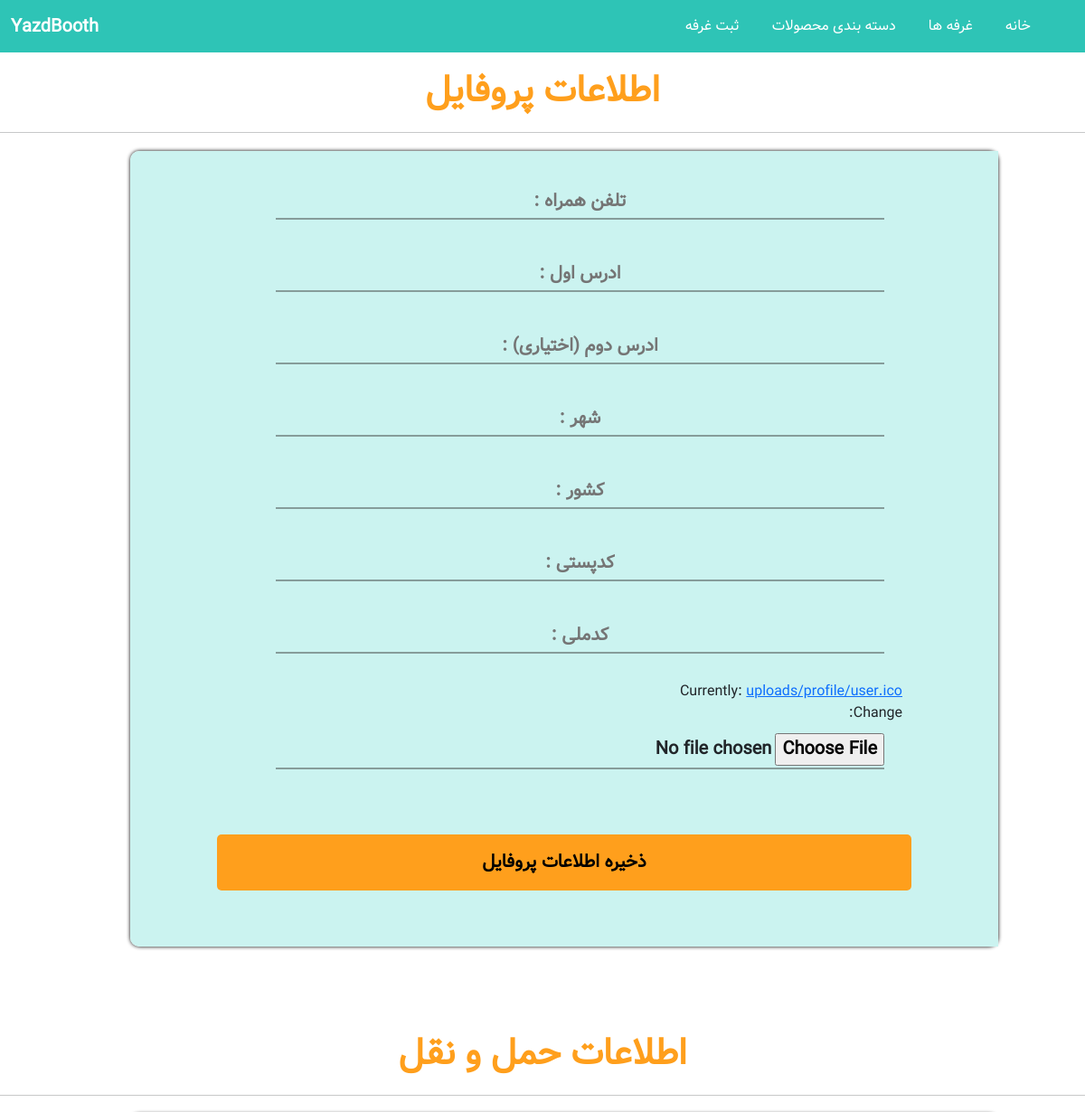
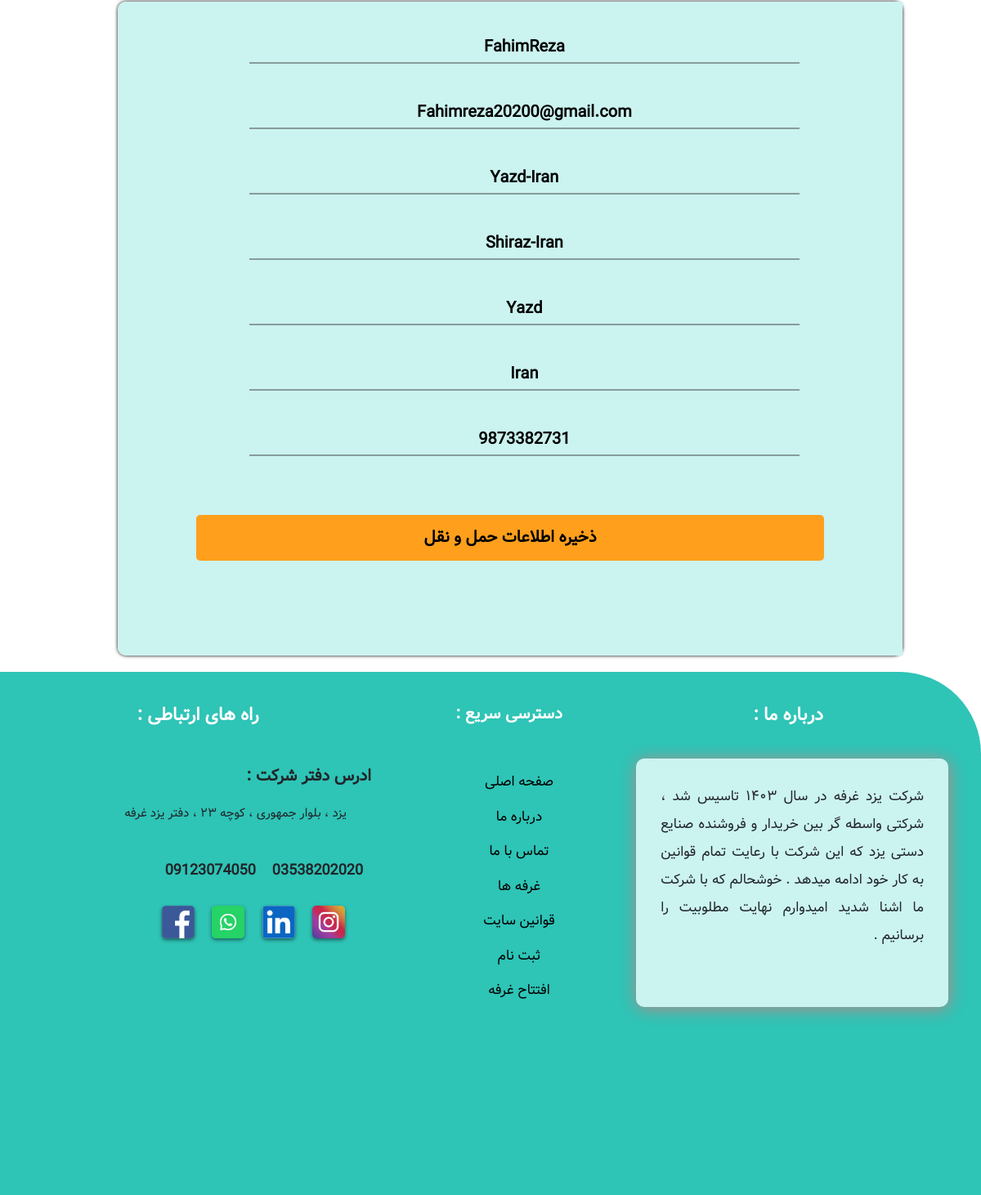
Screenshot of /update_info/ (signed in) with the database file from the repository (2 pictures, top to bottom).
### Store/models.py (models this page shows, shortened)
class Profile(models.Model):
    user = models.OneToOneField(User , on_delete=models.CASCADE , default=None , null=False , blank=False)
    image = models.ImageField(upload_to='uploads/profile/' , default='uploads/profile/user.ico')
    date_modified = models.DateTimeField(User , auto_now=True)
    phone = models.CharField(max_length=14 , blank=True)
    address1 = models.CharField(max_length=200 , blank=True)
    address2 = models.CharField(max_length=200 , blank=True , null=True)
    city = models.CharField(max_length=200 , blank=True)
    state = models.CharField(max_length=200 , blank=True , null=True)
    zipcode = models.CharField(max_length=200 , blank=True)
    country = models.CharField(max_length=200 , blank=True)
    melicode = models.CharField(max_length=200 , blank=True)
    role = models.CharField(max_length=200 , blank=True , default='Customer')
    booth = models.ForeignKey(Booth, on_delete=models.CASCADE , null=True , blank=False , default=None)
    old_cart = models.CharField(max_length=200 , null=True , blank=True)

### Payment/models.py (models this page shows, shortened)
class ShippingAddress(models.Model):
    user = models.ForeignKey(User, on_delete=models.CASCADE)
    shipping_full_name = models.CharField(max_length=100)
    shipping_email = models.CharField(max_length=255)
    shipping_address1 = models.CharField(max_length=255)
    shipping_address2 = models.CharField(max_length=255 , null=True , blank=True)
    shipping_city = models.CharField(max_length=255)
    shipping_country = models.CharField(max_length=255)
    shipping_state = models.CharField(max_length=255 , null=True , blank=True)
    shipping_zipcode = models.CharField(max_length=255 , null=True , blank=True)
    class Mata:
        verbose_name_plural = 'Shipping Address bos'

### Store/views.py (the view)
# urls.py: path('update_info/', views.Update_Info, name='Update_Info'),
def Update_Info(request):
    if request.user.is_authenticated:
        current_user=Profile.objects.get(user__id=request.user.id)
        shipping_user = ShippingAddress.objects.get(user__id=request.user.id)
        forms = UpdateInfo(request.POST or None , request.FILES or None , instance=current_user)
        shipping_form = ShippingForm(request.POST or None , instance=shipping_user)
        if forms.is_valid() or shipping_form.is_valid():
            forms.save()
            shipping_form.save()
            messages.success(request , 'اطلاعات شما با موفقیت تغییر کرد ...')
            return redirect('/')
        else:
            for error in list(forms.errors.values()) and list(shipping_form.errors.values()):
                messages.error(request , error)
                return redirect('Update_Info')
        return render(request=request , template_name='Update_Info.html' , context={'forms':forms , 'shipping_form' : shipping_form})
    else:
        messages.error(request , 'لطفا قبل از هر اقدامی با حساب کاربری خود وارد شوید ...')
        return redirect('/Login')

### Store/forms.py (shortened to what this page needs)
class UpdateInfo(forms.ModelForm):
    phone = forms.CharField(required=False,label='', widget=forms.TextInput(attrs={'placeholder':'تلفن همراه :'}), max_length=100)
    address1 = forms.CharField(required=False,label='',widget=forms.TextInput(attrs={'placeholder':'ادرس اول :'}), max_length=100)
    address2 = forms.CharField(required=False,label='',widget=forms.TextInput(attrs={'placeholder':'ادرس دوم (اختیاری) :'}), max_length=100)
    city = forms.CharField(required=False,label='', widget=forms.TextInput(attrs={'placeholder':'شهر :'}))
    country = forms.CharField(required=False,label='', widget=forms.TextInput(attrs={'placeholder':'کشور :'}))
    zipcode = forms.CharField(required=False,label='', widget=forms.TextInput(attrs={'placeholder':'کدپستی :'}))
    melicode = forms.CharField(required=False,label='', widget=forms.TextInput(attrs={'placeholder':'کدملی :'}))
    class Meta:
        model = Profile
        fields = ('phone' , 'address1', 'address2', 'city', 'country', 'zipcode', 'melicode' , 'image')

### Cart/context_processors.py (called while the page is built)
def cart(request):
    return {'cart': Cart(request)}

### Store/templates/Update_Info.html (shortened to what this page needs)
{% extends 'base.html' %}
{% load static %}
{% block content %}
                <form method="POST" action="{% url 'Update_Info' %}" enctype="multipart/form-data">
    <h1 class="sub-Title" style="text-align: center;">اطلاعات پروفایل</h1>
                    <hr/>
    <div class="Register" style="height: 55rem;">
            <div class="Register-left" style="width: 100%;">
                <div class="inputs" style="height: auto; margin: 1rem auto;" >
                    {% for item in forms %}
                        {{ item }}
                    {% endfor %}
                </div>
                <button type="submit" style="margin: 1rem 10%;;width: 80%;height: 7%;">ذخیره اطلاعات پروفایل</button>
            </div>
    </div>
 <h1 class="sub-Title" style="text-align: center; margin-top: 6rem">اطلاعات حمل و نقل</h1>
                    <hr/>
    <div class="Register" style="height: 50rem;">
            <div class="Register-left" style="width: 100%;">
                <div class="inputs" style="height: auto; margin: 1rem auto;" >
                    {% for item in shipping_form %}
                        {{ item }}
                    {% endfor %}
                </div>
                                        <button type="submit" style="margin: 1rem 10%;;width: 80%;height: 7%;">ذخیره اطلاعات حمل و نقل</button>
            </div>
    </div>
</form>
{% endblock %}

### static/css/style.css (style rules this page uses)
* { margin: 0; padding: 0; box-sizing: border-box; font-family: 'vazir' , sans-serif; }
.sub-Title { color: #FF9F1C; font-weight: bold; font-size: 40px; margin:20px 30px ; }
.Register { width: 80%; height: 40rem; background-color:#ffffff; margin: 20px 6rem; box-shadow: 0px 0px 4px black; border-radius: 10px; }
.Register-left { float: left; background-color: #cbf3f0; width: 60%; height: 100%; border-radius: 10px 0 0px 10px; }
.Register-left .inputs { width: 80%; margin: 5px 3.5rem 5rem 0; padding: 10px; height: 30rem; }
.Register-left .inputs input { width: 90%; height: 40px; margin: 10px 20px 30px 0; font-size: 20px; outline: none; background: none; border: none; border-bottom: 2px #1108085e solid; font-weight: bold; text-align: center; }
.Register-left button { width: 80%; height: 10%; background-color: #FF9F1C; margin: 0 4rem; border: none; border-radius: 5px; font-size: 20px; font-weight: bold; padding: 10px; }

### rows the page displays
ShippingAddress: shipping_form "FahimReza" "Fahimreza20200@gmail.com" "Yazd-Iran" "Shiraz-Iran" "Yazd" "Iran" "9873382731"
